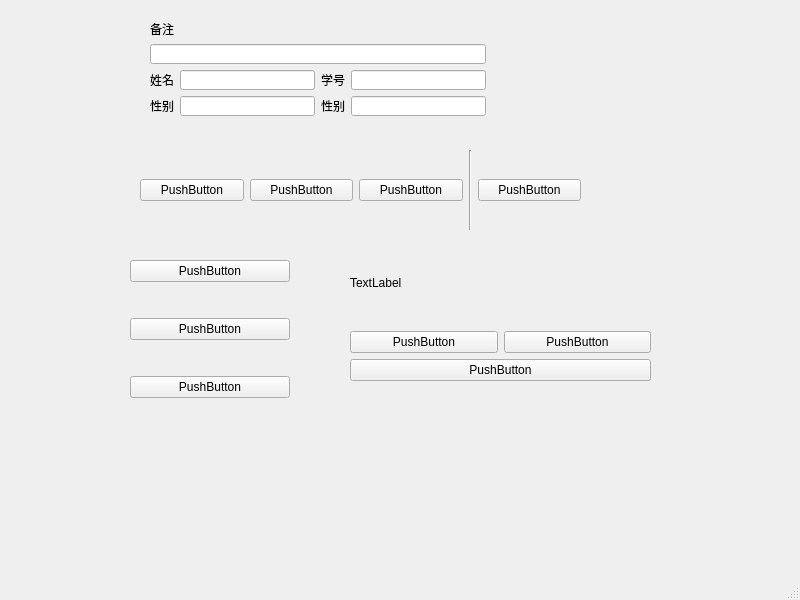
<?xml version="1.0" encoding="UTF-8"?>
<ui version="4.0">
 <class>MainWindow</class>
 <widget class="QMainWindow" name="MainWindow">
  <property name="geometry">
   <rect>
    <x>0</x>
    <y>0</y>
    <width>800</width>
    <height>600</height>
   </rect>
  </property>
  <property name="windowTitle">
   <string>MainWindow</string>
  </property>
  <widget class="QWidget" name="centralwidget">
   <widget class="QWidget" name="verticalLayoutWidget">
    <property name="geometry">
     <rect>
      <x>130</x>
      <y>230</y>
      <width>160</width>
      <height>201</height>
     </rect>
    </property>
    <layout class="QVBoxLayout" name="verticalLayout">
     <item>
      <widget class="QPushButton" name="pushButton">
       <property name="text">
        <string>PushButton</string>
       </property>
      </widget>
     </item>
     <item>
      <widget class="QPushButton" name="pushButton_2">
       <property name="text">
        <string>PushButton</string>
       </property>
      </widget>
     </item>
     <item>
      <widget class="QPushButton" name="pushButton_3">
       <property name="text">
        <string>PushButton</string>
       </property>
      </widget>
     </item>
    </layout>
   </widget>
   <widget class="QWidget" name="gridLayoutWidget">
    <property name="geometry">
     <rect>
      <x>350</x>
      <y>240</y>
      <width>301</width>
      <height>141</height>
     </rect>
    </property>
    <layout class="QGridLayout" name="gridLayout">
     <item row="1" column="0">
      <widget class="QPushButton" name="pushButton_4">
       <property name="text">
        <string>PushButton</string>
       </property>
      </widget>
     </item>
     <item row="1" column="1">
      <widget class="QPushButton" name="pushButton_5">
       <property name="text">
        <string>PushButton</string>
       </property>
      </widget>
     </item>
     <item row="2" column="0" colspan="2">
      <widget class="QPushButton" name="pushButton_6">
       <property name="text">
        <string>PushButton</string>
       </property>
      </widget>
     </item>
     <item row="0" column="0">
      <widget class="QLabel" name="label_3">
       <property name="text">
        <string>TextLabel</string>
       </property>
      </widget>
     </item>
    </layout>
   </widget>
   <widget class="QWidget" name="horizontalLayoutWidget">
    <property name="geometry">
     <rect>
      <x>140</x>
      <y>150</y>
      <width>441</width>
      <height>80</height>
     </rect>
    </property>
    <layout class="QHBoxLayout" name="horizontalLayout_3">
     <item>
      <widget class="QPushButton" name="pushButton_7">
       <property name="text">
        <string>PushButton</string>
       </property>
      </widget>
     </item>
     <item>
      <spacer name="horizontalSpacer">
       <property name="orientation">
        <enum>Qt::Horizontal</enum>
       </property>
       <property name="sizeType">
        <enum>QSizePolicy::Minimum</enum>
       </property>
       <property name="sizeHint" stdset="0">
        <size>
         <width>0</width>
         <height>0</height>
        </size>
       </property>
      </spacer>
     </item>
     <item>
      <widget class="QPushButton" name="pushButton_8">
       <property name="text">
        <string>PushButton</string>
       </property>
      </widget>
     </item>
     <item>
      <widget class="QPushButton" name="pushButton_9">
       <property name="text">
        <string>PushButton</string>
       </property>
      </widget>
     </item>
     <item>
      <widget class="Line" name="line_2">
       <property name="orientation">
        <enum>Qt::Vertical</enum>
       </property>
      </widget>
     </item>
     <item>
      <widget class="QPushButton" name="pushButton_10">
       <property name="text">
        <string>PushButton</string>
       </property>
      </widget>
     </item>
    </layout>
   </widget>
   <widget class="QWidget" name="">
    <property name="geometry">
     <rect>
      <x>150</x>
      <y>20</y>
      <width>336</width>
      <height>96</height>
     </rect>
    </property>
    <layout class="QVBoxLayout" name="verticalLayout_2">
     <item>
      <widget class="QLabel" name="label_6">
       <property name="text">
        <string>备注</string>
       </property>
      </widget>
     </item>
     <item>
      <widget class="QLineEdit" name="lineEdit_5"/>
     </item>
     <item>
      <layout class="QHBoxLayout" name="horizontalLayout">
       <item>
        <widget class="QLabel" name="label">
         <property name="text">
          <string>姓名</string>
         </property>
        </widget>
       </item>
       <item>
        <widget class="QLineEdit" name="lineEdit"/>
       </item>
       <item>
        <widget class="QLabel" name="label_2">
         <property name="text">
          <string>学号</string>
         </property>
        </widget>
       </item>
       <item>
        <widget class="QLineEdit" name="lineEdit_2"/>
       </item>
      </layout>
     </item>
     <item>
      <layout class="QHBoxLayout" name="horizontalLayout_2">
       <item>
        <widget class="QLabel" name="label_5">
         <property name="text">
          <string>性别</string>
         </property>
        </widget>
       </item>
       <item>
        <widget class="QLineEdit" name="lineEdit_4"/>
       </item>
       <item>
        <widget class="QLabel" name="label_4">
         <property name="text">
          <string>性别</string>
         </property>
        </widget>
       </item>
       <item>
        <widget class="QLineEdit" name="lineEdit_3"/>
       </item>
      </layout>
     </item>
    </layout>
   </widget>
  </widget>
  <widget class="QMenuBar" name="menubar">
   <property name="geometry">
    <rect>
     <x>0</x>
     <y>0</y>
     <width>800</width>
     <height>23</height>
    </rect>
   </property>
  </widget>
  <widget class="QStatusBar" name="statusbar"/>
 </widget>
 <resources/>
 <connections/>
</ui>
